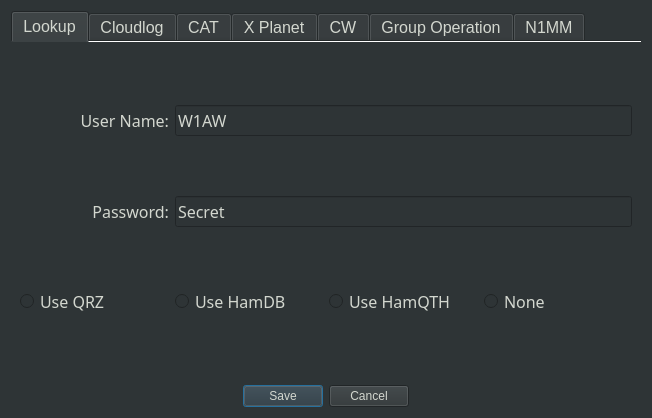
<?xml version="1.0" encoding="UTF-8"?>
<ui version="4.0">
 <class>Dialog</class>
 <widget class="QDialog" name="Dialog">
  <property name="geometry">
   <rect>
    <x>0</x>
    <y>0</y>
    <width>652</width>
    <height>418</height>
   </rect>
  </property>
  <property name="windowTitle">
   <string>Settings</string>
  </property>
  <property name="styleSheet">
   <string notr="true">background-color: rgb(46, 52, 54);
color: rgb(211, 215, 207);</string>
  </property>
  <layout class="QGridLayout" name="gridLayout">
   <item row="0" column="0">
    <widget class="QTabWidget" name="tabWidget">
     <property name="font">
      <font>
       <pointsize>12</pointsize>
      </font>
     </property>
     <property name="tabPosition">
      <enum>QTabWidget::North</enum>
     </property>
     <property name="tabShape">
      <enum>QTabWidget::Rounded</enum>
     </property>
     <property name="currentIndex">
      <number>0</number>
     </property>
     <property name="elideMode">
      <enum>Qt::ElideNone</enum>
     </property>
     <property name="documentMode">
      <bool>true</bool>
     </property>
     <property name="tabsClosable">
      <bool>false</bool>
     </property>
     <property name="movable">
      <bool>false</bool>
     </property>
     <property name="tabBarAutoHide">
      <bool>false</bool>
     </property>
     <widget class="QWidget" name="tab_1">
      <attribute name="title">
       <string>Lookup</string>
      </attribute>
      <layout class="QGridLayout" name="gridLayout_2">
       <item row="0" column="0">
        <widget class="QLabel" name="label">
         <property name="font">
          <font>
           <family>JetBrains Mono</family>
           <pointsize>12</pointsize>
           <bold>false</bold>
          </font>
         </property>
         <property name="text">
          <string>User Name:</string>
         </property>
         <property name="alignment">
          <set>Qt::AlignRight|Qt::AlignTrailing|Qt::AlignVCenter</set>
         </property>
        </widget>
       </item>
       <item row="0" column="1" colspan="3">
        <widget class="QLineEdit" name="lookup_user_name_field">
         <property name="font">
          <font>
           <family>JetBrains Mono</family>
           <pointsize>12</pointsize>
           <bold>false</bold>
          </font>
         </property>
         <property name="text">
          <string>W1AW</string>
         </property>
        </widget>
       </item>
       <item row="1" column="0">
        <widget class="QLabel" name="label_2">
         <property name="font">
          <font>
           <family>JetBrains Mono</family>
           <pointsize>12</pointsize>
           <bold>false</bold>
          </font>
         </property>
         <property name="text">
          <string>Password:</string>
         </property>
         <property name="alignment">
          <set>Qt::AlignRight|Qt::AlignTrailing|Qt::AlignVCenter</set>
         </property>
        </widget>
       </item>
       <item row="1" column="1" colspan="3">
        <widget class="QLineEdit" name="lookup_password_field">
         <property name="font">
          <font>
           <family>JetBrains Mono</family>
           <pointsize>12</pointsize>
           <bold>false</bold>
          </font>
         </property>
         <property name="text">
          <string>Secret</string>
         </property>
        </widget>
       </item>
       <item row="2" column="0">
        <widget class="QRadioButton" name="useqrz_radioButton">
         <property name="font">
          <font>
           <family>JetBrains Mono</family>
           <pointsize>12</pointsize>
           <bold>false</bold>
          </font>
         </property>
         <property name="autoFillBackground">
          <bool>false</bool>
         </property>
         <property name="styleSheet">
          <string notr="true"/>
         </property>
         <property name="text">
          <string>Use QRZ</string>
         </property>
         <attribute name="buttonGroup">
          <string notr="true">buttonGroup_2</string>
         </attribute>
        </widget>
       </item>
       <item row="2" column="1">
        <widget class="QRadioButton" name="usehamdb_radioButton">
         <property name="font">
          <font>
           <family>JetBrains Mono</family>
           <pointsize>12</pointsize>
          </font>
         </property>
         <property name="styleSheet">
          <string notr="true"/>
         </property>
         <property name="text">
          <string>Use HamDB</string>
         </property>
         <attribute name="buttonGroup">
          <string notr="true">buttonGroup_2</string>
         </attribute>
        </widget>
       </item>
       <item row="2" column="2">
        <widget class="QRadioButton" name="usehamqth_radioButton">
         <property name="font">
          <font>
           <family>JetBrains Mono</family>
           <pointsize>12</pointsize>
          </font>
         </property>
         <property name="styleSheet">
          <string notr="true"/>
         </property>
         <property name="text">
          <string>Use HamQTH</string>
         </property>
         <attribute name="buttonGroup">
          <string notr="true">buttonGroup_2</string>
         </attribute>
        </widget>
       </item>
       <item row="2" column="3">
        <widget class="QRadioButton" name="radioButton_3">
         <property name="font">
          <font>
           <family>JetBrains Mono</family>
           <pointsize>12</pointsize>
          </font>
         </property>
         <property name="text">
          <string>None</string>
         </property>
         <attribute name="buttonGroup">
          <string notr="true">buttonGroup_2</string>
         </attribute>
        </widget>
       </item>
      </layout>
     </widget>
     <widget class="QWidget" name="tab_2">
      <attribute name="title">
       <string>Cloudlog</string>
      </attribute>
      <layout class="QGridLayout" name="gridLayout_3">
       <item row="1" column="0">
        <widget class="QLabel" name="label_4">
         <property name="font">
          <font>
           <family>JetBrains Mono</family>
           <pointsize>12</pointsize>
           <bold>false</bold>
          </font>
         </property>
         <property name="text">
          <string>API Key:</string>
         </property>
         <property name="alignment">
          <set>Qt::AlignRight|Qt::AlignTrailing|Qt::AlignVCenter</set>
         </property>
        </widget>
       </item>
       <item row="1" column="4">
        <widget class="QLineEdit" name="cloudlogapi_field">
         <property name="font">
          <font>
           <family>JetBrains Mono</family>
           <pointsize>12</pointsize>
           <bold>false</bold>
          </font>
         </property>
         <property name="text">
          <string>cl12345678901234567890</string>
         </property>
        </widget>
       </item>
       <item row="2" column="4">
        <widget class="QLineEdit" name="cloudlogurl_field">
         <property name="font">
          <font>
           <family>JetBrains Mono</family>
           <pointsize>12</pointsize>
           <bold>false</bold>
          </font>
         </property>
         <property name="inputMethodHints">
          <set>Qt::ImhUrlCharactersOnly</set>
         </property>
         <property name="text">
          <string>http://Cloudlog.com/Cloudlog/index.php/api/qso</string>
         </property>
        </widget>
       </item>
       <item row="2" column="0">
        <widget class="QLabel" name="label_5">
         <property name="font">
          <font>
           <family>JetBrains Mono</family>
           <pointsize>12</pointsize>
           <bold>false</bold>
          </font>
         </property>
         <property name="text">
          <string>CloudLog URL:</string>
         </property>
         <property name="alignment">
          <set>Qt::AlignRight|Qt::AlignTrailing|Qt::AlignVCenter</set>
         </property>
        </widget>
       </item>
       <item row="0" column="0" colspan="5" alignment="Qt::AlignHCenter">
        <widget class="QCheckBox" name="usecloudlog_checkBox">
         <property name="font">
          <font>
           <family>JetBrains Mono</family>
           <pointsize>12</pointsize>
           <bold>false</bold>
          </font>
         </property>
         <property name="styleSheet">
          <string notr="true"/>
         </property>
         <property name="text">
          <string>Use CloudLog</string>
         </property>
        </widget>
       </item>
      </layout>
     </widget>
     <widget class="QWidget" name="tab_3">
      <attribute name="title">
       <string>CAT</string>
      </attribute>
      <layout class="QGridLayout" name="gridLayout_4">
       <item row="4" column="0" colspan="4">
        <spacer name="verticalSpacer_3">
         <property name="orientation">
          <enum>Qt::Vertical</enum>
         </property>
         <property name="sizeHint" stdset="0">
          <size>
           <width>20</width>
           <height>40</height>
          </size>
         </property>
        </spacer>
       </item>
       <item row="1" column="3">
        <widget class="QLineEdit" name="rigcontrolport_field">
         <property name="font">
          <font>
           <family>JetBrains Mono</family>
           <pointsize>12</pointsize>
           <bold>false</bold>
          </font>
         </property>
         <property name="inputMethodHints">
          <set>Qt::ImhDigitsOnly</set>
         </property>
         <property name="text">
          <string>4532</string>
         </property>
        </widget>
       </item>
       <item row="1" column="2">
        <widget class="QLabel" name="label_7">
         <property name="font">
          <font>
           <family>JetBrains Mono</family>
           <pointsize>12</pointsize>
           <bold>false</bold>
          </font>
         </property>
         <property name="text">
          <string>Port:</string>
         </property>
         <property name="alignment">
          <set>Qt::AlignRight|Qt::AlignTrailing|Qt::AlignVCenter</set>
         </property>
        </widget>
       </item>
       <item row="3" column="0" colspan="4">
        <layout class="QHBoxLayout" name="horizontalLayout">
         <property name="sizeConstraint">
          <enum>QLayout::SetDefaultConstraint</enum>
         </property>
         <item>
          <widget class="QRadioButton" name="userigctld_radioButton">
           <property name="minimumSize">
            <size>
             <width>0</width>
             <height>28</height>
            </size>
           </property>
           <property name="font">
            <font>
             <family>JetBrains Mono</family>
             <pointsize>12</pointsize>
             <bold>false</bold>
            </font>
           </property>
           <property name="styleSheet">
            <string notr="true"/>
           </property>
           <property name="text">
            <string>rigctld</string>
           </property>
           <attribute name="buttonGroup">
            <string notr="true">buttonGroup</string>
           </attribute>
          </widget>
         </item>
         <item>
          <widget class="QRadioButton" name="useflrig_radioButton">
           <property name="font">
            <font>
             <family>JetBrains Mono</family>
             <pointsize>12</pointsize>
            </font>
           </property>
           <property name="styleSheet">
            <string notr="true"/>
           </property>
           <property name="text">
            <string>flrig</string>
           </property>
           <attribute name="buttonGroup">
            <string notr="true">buttonGroup</string>
           </attribute>
          </widget>
         </item>
         <item>
          <widget class="QRadioButton" name="radioButton">
           <property name="font">
            <font>
             <family>JetBrains Mono</family>
             <pointsize>12</pointsize>
            </font>
           </property>
           <property name="text">
            <string>None</string>
           </property>
           <attribute name="buttonGroup">
            <string notr="true">buttonGroup</string>
           </attribute>
          </widget>
         </item>
        </layout>
       </item>
       <item row="1" column="0">
        <widget class="QLabel" name="label_6">
         <property name="font">
          <font>
           <family>JetBrains Mono</family>
           <pointsize>12</pointsize>
           <bold>false</bold>
          </font>
         </property>
         <property name="text">
          <string>Rig Control IP:</string>
         </property>
         <property name="alignment">
          <set>Qt::AlignRight|Qt::AlignTrailing|Qt::AlignVCenter</set>
         </property>
        </widget>
       </item>
       <item row="1" column="1">
        <widget class="QLineEdit" name="rigcontrolip_field">
         <property name="font">
          <font>
           <family>JetBrains Mono</family>
           <pointsize>12</pointsize>
           <bold>false</bold>
          </font>
         </property>
         <property name="text">
          <string>127.0.0.1</string>
         </property>
        </widget>
       </item>
       <item row="0" column="2">
        <spacer name="verticalSpacer">
         <property name="orientation">
          <enum>Qt::Vertical</enum>
         </property>
         <property name="sizeHint" stdset="0">
          <size>
           <width>20</width>
           <height>40</height>
          </size>
         </property>
        </spacer>
       </item>
       <item row="2" column="1" colspan="3">
        <spacer name="verticalSpacer_2">
         <property name="orientation">
          <enum>Qt::Vertical</enum>
         </property>
         <property name="sizeHint" stdset="0">
          <size>
           <width>20</width>
           <height>40</height>
          </size>
         </property>
        </spacer>
       </item>
      </layout>
     </widget>
     <widget class="QWidget" name="tab_4">
      <attribute name="title">
       <string>X Planet</string>
      </attribute>
      <layout class="QGridLayout" name="gridLayout_5">
       <item row="0" column="0">
        <widget class="QLabel" name="label_8">
         <property name="font">
          <font>
           <family>JetBrains Mono</family>
           <pointsize>12</pointsize>
          </font>
         </property>
         <property name="text">
          <string>XPlanet Marker:</string>
         </property>
         <property name="alignment">
          <set>Qt::AlignRight|Qt::AlignTrailing|Qt::AlignVCenter</set>
         </property>
        </widget>
       </item>
       <item row="0" column="1">
        <widget class="QLineEdit" name="markerfile_field">
         <property name="font">
          <font>
           <family>JetBrains Mono</family>
           <pointsize>12</pointsize>
          </font>
         </property>
         <property name="text">
          <string notr="true">.xplanet/markers/ham</string>
         </property>
        </widget>
       </item>
       <item row="1" column="0" colspan="2" alignment="Qt::AlignHCenter">
        <widget class="QCheckBox" name="generatemarker_checkbox">
         <property name="font">
          <font>
           <family>JetBrains Mono</family>
           <pointsize>12</pointsize>
          </font>
         </property>
         <property name="styleSheet">
          <string notr="true"/>
         </property>
         <property name="text">
          <string>Generate Marker</string>
         </property>
        </widget>
       </item>
      </layout>
     </widget>
     <widget class="QWidget" name="tab">
      <attribute name="title">
       <string>CW</string>
      </attribute>
      <layout class="QGridLayout" name="gridLayout_6">
       <item row="1" column="0">
        <widget class="QLabel" name="label_11">
         <property name="font">
          <font>
           <family>JetBrains Mono</family>
           <pointsize>12</pointsize>
          </font>
         </property>
         <property name="text">
          <string>CW_Port:</string>
         </property>
         <property name="alignment">
          <set>Qt::AlignRight|Qt::AlignTrailing|Qt::AlignVCenter</set>
         </property>
        </widget>
       </item>
       <item row="0" column="1" colspan="3">
        <widget class="QLineEdit" name="cwip_field">
         <property name="font">
          <font>
           <family>JetBrains Mono</family>
           <pointsize>12</pointsize>
          </font>
         </property>
         <property name="text">
          <string>localhost</string>
         </property>
        </widget>
       </item>
       <item row="1" column="1" colspan="3">
        <widget class="QLineEdit" name="cwport_field">
         <property name="font">
          <font>
           <family>JetBrains Mono</family>
           <pointsize>12</pointsize>
          </font>
         </property>
         <property name="inputMethodHints">
          <set>Qt::ImhDigitsOnly</set>
         </property>
         <property name="text">
          <string>6789</string>
         </property>
        </widget>
       </item>
       <item row="2" column="1" alignment="Qt::AlignHCenter">
        <widget class="QRadioButton" name="usepywinkeyer_radioButton">
         <property name="font">
          <font>
           <family>JetBrains Mono</family>
           <pointsize>12</pointsize>
          </font>
         </property>
         <property name="text">
          <string>PyWinkeyer</string>
         </property>
        </widget>
       </item>
       <item row="2" column="0" alignment="Qt::AlignHCenter">
        <widget class="QRadioButton" name="usecwdaemon_radioButton">
         <property name="font">
          <font>
           <family>JetBrains Mono</family>
           <pointsize>12</pointsize>
          </font>
         </property>
         <property name="text">
          <string>cwdaemon</string>
         </property>
        </widget>
       </item>
       <item row="0" column="0">
        <widget class="QLabel" name="label_10">
         <property name="font">
          <font>
           <family>JetBrains Mono</family>
           <pointsize>12</pointsize>
          </font>
         </property>
         <property name="text">
          <string>CW_Address:</string>
         </property>
         <property name="alignment">
          <set>Qt::AlignRight|Qt::AlignTrailing|Qt::AlignVCenter</set>
         </property>
        </widget>
       </item>
       <item row="2" column="3" alignment="Qt::AlignHCenter">
        <widget class="QRadioButton" name="radioButton_5">
         <property name="font">
          <font>
           <family>JetBrains Mono</family>
           <pointsize>12</pointsize>
          </font>
         </property>
         <property name="text">
          <string>None</string>
         </property>
        </widget>
       </item>
       <item row="2" column="2">
        <widget class="QRadioButton" name="usecat4cw_radioButton">
         <property name="font">
          <font>
           <family>JetBrains Mono</family>
           <pointsize>12</pointsize>
          </font>
         </property>
         <property name="text">
          <string>CAT</string>
         </property>
        </widget>
       </item>
      </layout>
     </widget>
     <widget class="QWidget" name="tab_5">
      <attribute name="title">
       <string>Group Operation</string>
      </attribute>
      <layout class="QGridLayout" name="gridLayout_7">
       <item row="0" column="0" colspan="2" alignment="Qt::AlignHCenter">
        <widget class="QCheckBox" name="connect_to_server">
         <property name="font">
          <font>
           <family>JetBrains Mono</family>
           <pointsize>12</pointsize>
          </font>
         </property>
         <property name="text">
          <string>Connect to server</string>
         </property>
        </widget>
       </item>
       <item row="1" column="0">
        <widget class="QLabel" name="label_3">
         <property name="font">
          <font>
           <family>JetBrains Mono</family>
           <pointsize>12</pointsize>
          </font>
         </property>
         <property name="text">
          <string>Multicast Group:</string>
         </property>
         <property name="alignment">
          <set>Qt::AlignRight|Qt::AlignTrailing|Qt::AlignVCenter</set>
         </property>
        </widget>
       </item>
       <item row="1" column="1">
        <widget class="QLineEdit" name="multicast_group">
         <property name="font">
          <font>
           <family>JetBrains Mono</family>
           <pointsize>12</pointsize>
          </font>
         </property>
         <property name="text">
          <string>224.1.1.1</string>
         </property>
        </widget>
       </item>
       <item row="2" column="0">
        <widget class="QLabel" name="label_9">
         <property name="font">
          <font>
           <family>JetBrains Mono</family>
           <pointsize>12</pointsize>
          </font>
         </property>
         <property name="text">
          <string>Multicast Port:</string>
         </property>
         <property name="alignment">
          <set>Qt::AlignRight|Qt::AlignTrailing|Qt::AlignVCenter</set>
         </property>
        </widget>
       </item>
       <item row="2" column="1">
        <widget class="QLineEdit" name="multicast_port">
         <property name="font">
          <font>
           <family>JetBrains Mono</family>
           <pointsize>12</pointsize>
          </font>
         </property>
         <property name="inputMethodHints">
          <set>Qt::ImhDigitsOnly</set>
         </property>
         <property name="text">
          <string>2239</string>
         </property>
        </widget>
       </item>
       <item row="3" column="0">
        <widget class="QLabel" name="label_12">
         <property name="font">
          <font>
           <family>JetBrains Mono</family>
           <pointsize>12</pointsize>
          </font>
         </property>
         <property name="text">
          <string>Interface IP:</string>
         </property>
         <property name="alignment">
          <set>Qt::AlignRight|Qt::AlignTrailing|Qt::AlignVCenter</set>
         </property>
        </widget>
       </item>
       <item row="3" column="1">
        <widget class="QLineEdit" name="interface_ip">
         <property name="font">
          <font>
           <family>JetBrains Mono</family>
           <pointsize>12</pointsize>
          </font>
         </property>
         <property name="text">
          <string>0.0.0.0</string>
         </property>
        </widget>
       </item>
      </layout>
     </widget>
     <widget class="QWidget" name="tab_6">
      <attribute name="title">
       <string>N1MM</string>
      </attribute>
      <layout class="QGridLayout" name="gridLayout_8">
       <item row="1" column="0">
        <widget class="QLabel" name="label_13">
         <property name="font">
          <font>
           <family>JetBrains Mono</family>
          </font>
         </property>
         <property name="text">
          <string>Station Name:</string>
         </property>
        </widget>
       </item>
       <item row="1" column="1" colspan="2">
        <widget class="QLineEdit" name="n1mm_station_name">
         <property name="font">
          <font>
           <family>JetBrains Mono</family>
          </font>
         </property>
         <property name="placeholderText">
          <string/>
         </property>
        </widget>
       </item>
       <item row="1" column="3">
        <widget class="QLabel" name="label_14">
         <property name="font">
          <font>
           <family>JetBrains Mono</family>
          </font>
         </property>
         <property name="text">
          <string>Operator Name:</string>
         </property>
        </widget>
       </item>
       <item row="1" column="4">
        <widget class="QLineEdit" name="n1mm_operator">
         <property name="font">
          <font>
           <family>JetBrains Mono</family>
          </font>
         </property>
         <property name="placeholderText">
          <string/>
         </property>
        </widget>
       </item>
       <item row="2" column="0" colspan="2" alignment="Qt::AlignRight">
        <widget class="QLabel" name="label_15">
         <property name="font">
          <font>
           <family>JetBrains Mono</family>
          </font>
         </property>
         <property name="text">
          <string>Destination Adderess:</string>
         </property>
        </widget>
       </item>
       <item row="4" column="0" colspan="2" alignment="Qt::AlignRight">
        <widget class="QLabel" name="label_17">
         <property name="font">
          <font>
           <family>JetBrains Mono</family>
          </font>
         </property>
         <property name="text">
          <string>Contact Port:</string>
         </property>
        </widget>
       </item>
       <item row="5" column="1" alignment="Qt::AlignRight">
        <widget class="QLabel" name="label_18">
         <property name="font">
          <font>
           <family>JetBrains Mono</family>
          </font>
         </property>
         <property name="text">
          <string>Lookup Port:</string>
         </property>
        </widget>
       </item>
       <item row="6" column="1" alignment="Qt::AlignRight">
        <widget class="QLabel" name="label_19">
         <property name="font">
          <font>
           <family>JetBrains Mono</family>
          </font>
         </property>
         <property name="text">
          <string>Score Port:</string>
         </property>
        </widget>
       </item>
       <item row="0" column="0" colspan="5" alignment="Qt::AlignHCenter">
        <widget class="QCheckBox" name="send_n1mm_packets">
         <property name="font">
          <font>
           <family>JetBrains Mono</family>
          </font>
         </property>
         <property name="styleSheet">
          <string notr="true"/>
         </property>
         <property name="text">
          <string>Send N1MM packets</string>
         </property>
        </widget>
       </item>
       <item row="3" column="0" colspan="2" alignment="Qt::AlignRight">
        <widget class="QLabel" name="label_16">
         <property name="font">
          <font>
           <family>JetBrains Mono</family>
          </font>
         </property>
         <property name="text">
          <string>Radio Port:</string>
         </property>
        </widget>
       </item>
       <item row="2" column="2" colspan="3">
        <widget class="QLineEdit" name="n1mm_ip">
         <property name="font">
          <font>
           <family>JetBrains Mono</family>
          </font>
         </property>
         <property name="text">
          <string/>
         </property>
         <property name="placeholderText">
          <string/>
         </property>
        </widget>
       </item>
       <item row="3" column="2" colspan="3">
        <widget class="QLineEdit" name="n1mm_radioport">
         <property name="font">
          <font>
           <family>JetBrains Mono</family>
          </font>
         </property>
         <property name="inputMethodHints">
          <set>Qt::ImhDigitsOnly</set>
         </property>
         <property name="text">
          <string/>
         </property>
         <property name="placeholderText">
          <string/>
         </property>
        </widget>
       </item>
       <item row="4" column="2" colspan="3">
        <widget class="QLineEdit" name="n1mm_contactport">
         <property name="font">
          <font>
           <family>JetBrains Mono</family>
          </font>
         </property>
         <property name="inputMethodHints">
          <set>Qt::ImhDigitsOnly</set>
         </property>
         <property name="text">
          <string/>
         </property>
         <property name="placeholderText">
          <string/>
         </property>
        </widget>
       </item>
       <item row="5" column="2" colspan="3">
        <widget class="QLineEdit" name="n1mm_lookupport">
         <property name="font">
          <font>
           <family>JetBrains Mono</family>
          </font>
         </property>
         <property name="inputMethodHints">
          <set>Qt::ImhDigitsOnly</set>
         </property>
         <property name="text">
          <string/>
         </property>
         <property name="placeholderText">
          <string/>
         </property>
        </widget>
       </item>
       <item row="6" column="2" colspan="3">
        <widget class="QLineEdit" name="n1mm_scoreport">
         <property name="font">
          <font>
           <family>JetBrains Mono</family>
          </font>
         </property>
         <property name="inputMethodHints">
          <set>Qt::ImhDigitsOnly</set>
         </property>
         <property name="text">
          <string/>
         </property>
         <property name="placeholderText">
          <string/>
         </property>
        </widget>
       </item>
      </layout>
     </widget>
    </widget>
   </item>
   <item row="1" column="0" alignment="Qt::AlignHCenter">
    <widget class="QDialogButtonBox" name="buttonBox">
     <property name="sizePolicy">
      <sizepolicy hsizetype="Maximum" vsizetype="Fixed">
       <horstretch>0</horstretch>
       <verstretch>0</verstretch>
      </sizepolicy>
     </property>
     <property name="font">
      <font>
       <family>JetBrains Mono</family>
       <pointsize>12</pointsize>
       <bold>false</bold>
      </font>
     </property>
     <property name="layoutDirection">
      <enum>Qt::LeftToRight</enum>
     </property>
     <property name="orientation">
      <enum>Qt::Horizontal</enum>
     </property>
     <property name="standardButtons">
      <set>QDialogButtonBox::Cancel|QDialogButtonBox::Save</set>
     </property>
     <property name="centerButtons">
      <bool>true</bool>
     </property>
    </widget>
   </item>
  </layout>
 </widget>
 <resources/>
 <connections>
  <connection>
   <sender>buttonBox</sender>
   <signal>accepted()</signal>
   <receiver>Dialog</receiver>
   <slot>accept()</slot>
   <hints>
    <hint type="sourcelabel">
     <x>248</x>
     <y>254</y>
    </hint>
    <hint type="destinationlabel">
     <x>157</x>
     <y>274</y>
    </hint>
   </hints>
  </connection>
  <connection>
   <sender>buttonBox</sender>
   <signal>rejected()</signal>
   <receiver>Dialog</receiver>
   <slot>reject()</slot>
   <hints>
    <hint type="sourcelabel">
     <x>316</x>
     <y>260</y>
    </hint>
    <hint type="destinationlabel">
     <x>286</x>
     <y>274</y>
    </hint>
   </hints>
  </connection>
 </connections>
 <buttongroups>
  <buttongroup name="buttonGroup"/>
  <buttongroup name="buttonGroup_2"/>
 </buttongroups>
</ui>
